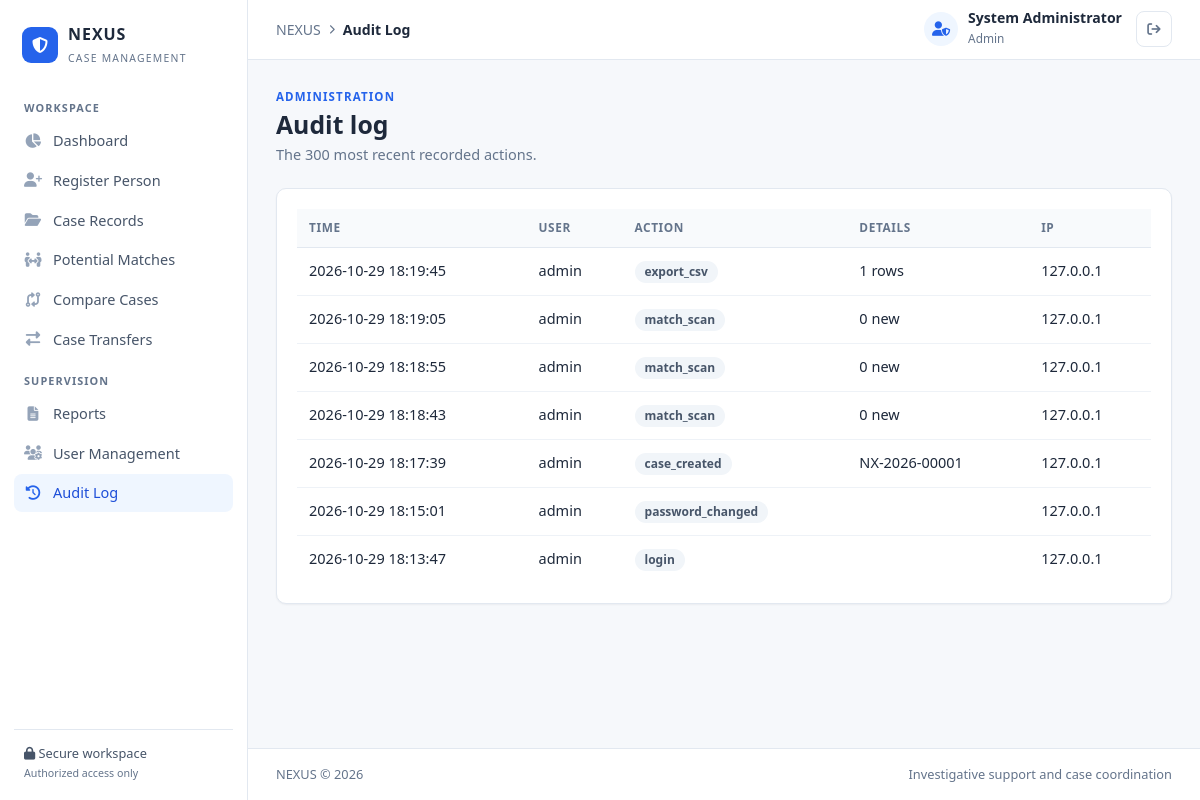
The page /admin/audit (signed in) on the database its author committed.
### tables this page shows
CREATE TABLE users (
    id INTEGER PRIMARY KEY AUTOINCREMENT,
    username TEXT NOT NULL UNIQUE,
    full_name TEXT NOT NULL,
    password_hash TEXT NOT NULL,
    role TEXT NOT NULL DEFAULT 'Officer',
    active INTEGER NOT NULL DEFAULT 1,
    must_change INTEGER NOT NULL DEFAULT 1,
    created_at TEXT NOT NULL DEFAULT CURRENT_TIMESTAMP
);

CREATE TABLE audit_log (
    id INTEGER PRIMARY KEY AUTOINCREMENT,
    user_id INTEGER,
    username TEXT,
    action TEXT NOT NULL,
    details TEXT,
    ip TEXT,
    created_at TEXT NOT NULL DEFAULT CURRENT_TIMESTAMP
);

### app.py (the view)
@app.route("/admin/audit")
@roles_required("Admin")
def audit_log():
    return render_template("audit.html",
                           rows=query("SELECT * FROM audit_log ORDER BY id DESC LIMIT 300"))

### app.py (called while the page is built)
def get_db():
    if "db" not in g:
        g.db = sqlite3.connect(DATABASE)
        g.db.row_factory = sqlite3.Row
        g.db.execute("PRAGMA foreign_keys = ON")
    return g.db

def query(sql, params=(), one=False):
    rows = get_db().execute(sql, params).fetchall()
    if one:
        return rows[0] if rows else None
    return rows

def csrf_token():
    if "_csrf" not in session:
        session["_csrf"] = secrets.token_hex(16)
    return session["_csrf"]

@app.before_request
def load_user_and_protect():
    g.user = None
    if session.get("user_id"):
        user = query("SELECT * FROM users WHERE id = ? AND active = 1",
                     (session["user_id"],), one=True)
        if user:
            g.user = user
        else:
            session.clear()
    if request.method == "POST":
        sent = request.form.get("_csrf", "")
        if not sent or not secrets.compare_digest(sent, session.get("_csrf", "")):
            abort(400)
    if (g.user and g.user["must_change"]
            and request.endpoint not in {"account", "logout", "static"}):
        flash("Please set a new password before continuing.", "warning")
        return redirect(url_for("account"))

@app.after_request
def security_headers(resp):
    resp.headers.setdefault("X-Content-Type-Options", "nosniff")
    resp.headers.setdefault("X-Frame-Options", "DENY")
    resp.headers.setdefault("Referrer-Policy", "same-origin")
    resp.headers.setdefault("Cache-Control", "no-store")
    return resp

def login_required(view):
    @wraps(view)
    def wrapped(*args, **kwargs):
        if not g.user:
            flash("Please sign in to continue.", "warning")
            return redirect(url_for("login", next=request.path))
        return view(*args, **kwargs)
    return wrapped

def roles_required(*roles):
    def decorator(view):
        @wraps(view)
        @login_required
        def wrapped(*args, **kwargs):
            if g.user["role"] not in roles:
                abort(403)
            return view(*args, **kwargs)
        return wrapped
    return decorator

@app.context_processor
def inject_globals():
    return {
        "current_user": g.get("user"),
        "csrf_input": lambda: Markup(
            f'<input type="hidden" name="_csrf" value="{csrf_token()}">'),
        "STATUSES": STATUSES, "CATEGORIES": CATEGORIES, "GENDERS": GENDERS,
        "ROLES": ROLES, "MATCH_STATUSES": MATCH_STATUSES,
        "TRANSFER_REASONS": TRANSFER_REASONS,
        "year": datetime.now().year,
    }

### templates/audit.html (shortened to what this page needs)
{% extends "base.html" %}
{% block breadcrumb %}Audit Log{% endblock %}
{% block content %}
<section class="page-heading">
    <div>
        <div class="eyebrow">ADMINISTRATION</div>
        <h1>Audit log</h1>
        <p>The 300 most recent recorded actions.</p>
    </div>
</section>
<section class="panel">
    {% if rows %}
    <div class="table-wrap">
        <table>
            <thead><tr><th>Time</th><th>User</th><th>Action</th><th>Details</th><th>IP</th></tr></thead>
            <tbody>
            {% for r in rows %}
            <tr>
                <td class="nowrap">{{ r['created_at'] }}</td>
                <td>{{ r['username'] or '—' }}</td>
                <td><span class="badge">{{ r['action'] }}</span></td>
                <td>{{ r['details'] or '' }}</td>
                <td>{{ r['ip'] or '' }}</td>
            </tr>
            {% endfor %}
            </tbody>
        </table>
    </div>
    {% else %}
    <div class="empty-state"><i class="fa-solid fa-clock-rotate-left"></i><h3>No activity yet</h3></div>
    {% endif %}
</section>
{% endblock %}

### templates/base.html (shortened to what this page needs)
<!DOCTYPE html>
<html lang="en">
<head>
    <link rel="stylesheet" href="{{ url_for('static', filename='css/style.css') }}">
    <link rel="stylesheet" href="https://cdnjs.cloudflare.com/ajax/libs/font-awesome/6.5.2/css/all.min.css">
</head>
<body>
<div class="app-shell">
    <aside class="sidebar" id="sidebar">
        <a class="brand" href="{{ url_for('dashboard') }}">
            <span class="brand-icon"><i class="fa-solid fa-shield-halved"></i></span>
            <span><strong>NEXUS</strong><small>CASE MANAGEMENT</small></span>
        </a>
        <div class="sidebar-label">WORKSPACE</div>
        <nav class="nav-menu">
            <a href="{{ url_for('dashboard') }}" class="{{ 'active' if request.endpoint == 'dashboard' }}">
                <i class="fa-solid fa-chart-pie"></i> Dashboard</a>
            <a href="{{ url_for('new_case') }}" class="{{ 'active' if request.endpoint == 'new_case' }}">
                <i class="fa-solid fa-user-plus"></i> Register Person</a>
            <a href="{{ url_for('cases') }}" class="{{ 'active' if request.endpoint in ('cases', 'case_detail', 'edit_case') }}">
                <i class="fa-solid fa-folder-open"></i> Case Records</a>
            <a href="{{ url_for('matches') }}" class="{{ 'active' if request.endpoint == 'matches' }}">
                <i class="fa-solid fa-people-arrows-left-right"></i> Potential Matches</a>
            <a href="{{ url_for('compare') }}" class="{{ 'active' if request.endpoint == 'compare' }}">
                <i class="fa-solid fa-code-compare"></i> Compare Cases</a>
            <a href="{{ url_for('transfers') }}" class="{{ 'active' if request.endpoint == 'transfers' }}">
                <i class="fa-solid fa-right-left"></i> Case Transfers</a>
        </nav>
        {% if current_user and current_user['role'] in ('Supervisor', 'Admin') %}
        <div class="sidebar-label">SUPERVISION</div>
        <nav class="nav-menu">
            <a href="{{ url_for('reports') }}" class="{{ 'active' if request.endpoint == 'reports' }}">
                <i class="fa-solid fa-file-lines"></i> Reports</a>
            {% if current_user['role'] == 'Admin' %}
            <a href="{{ url_for('users') }}" class="{{ 'active' if request.endpoint == 'users' }}">
                <i class="fa-solid fa-users-gear"></i> User Management</a>
            <a href="{{ url_for('audit_log') }}" class="{{ 'active' if request.endpoint == 'audit_log' }}">
                <i class="fa-solid fa-clock-rotate-left"></i> Audit Log</a>
            {% endif %}
        </nav>
        {% endif %}
        <div class="sidebar-footer">
            <div><i class="fa-solid fa-lock"></i> Secure workspace</div>
            <small>Authorized access only</small>
        </div>
    </aside>
    <div class="main-area">
        <header class="topbar">
            <div class="breadcrumb">
                <span>NEXUS</span><i class="fa-solid fa-chevron-right"></i>
                <strong>{% block breadcrumb %}Dashboard{% endblock %}</strong>
            </div>
            <div class="topbar-right">
                <a class="officer-profile" href="{{ url_for('account') }}" title="Account settings">
                    <span class="avatar"><i class="fa-solid fa-user-shield"></i></span>
                    <span class="officer-info">
                        <strong>{{ current_user['full_name'] if current_user else 'Officer' }}</strong>
                        <small>{{ current_user['role'] if current_user else '' }}</small>
                    </span>
                </a>
                <form method="POST" action="{{ url_for('logout') }}">
                    <button class="icon-button" type="submit" title="Sign out" aria-label="Sign out">
                        <i class="fa-solid fa-arrow-right-from-bracket"></i>
                    </button>
                </form>
            </div>
        </header>
        <main class="page-content">
            {% block content %}{% endblock %}
        </main>
        <footer class="page-footer">
            <span>NEXUS &copy; {{ year }}</span>
            <span>Investigative support and case coordination</span>
        </footer>
    </div>
</div>
</body>
</html>

### rows shown on the page
users: full_name "System Administrator", role "Admin"
audit_log: created_at "2026-10-29 18:19:45", username "admin", action "export_csv", details "1 rows", ip "127.0.0.1"
audit_log: created_at "2026-10-29 18:19:05", username "admin", action "match_scan", details "0 new", ip "127.0.0.1"
audit_log: created_at "2026-10-29 18:18:55", username "admin", action "match_scan", details "0 new", ip "127.0.0.1"
audit_log: created_at "2026-10-29 18:18:43", username "admin", action "match_scan", details "0 new", ip "127.0.0.1"
audit_log: created_at "2026-10-29 18:17:39", username "admin", action "case_created", details "NX-2026-00001", ip "127.0.0.1"
audit_log: created_at "2026-10-29 18:15:01", username "admin", action "password_changed", ip "127.0.0.1"
audit_log: created_at "2026-10-29 18:13:47", username "admin", action "login", ip "127.0.0.1"
